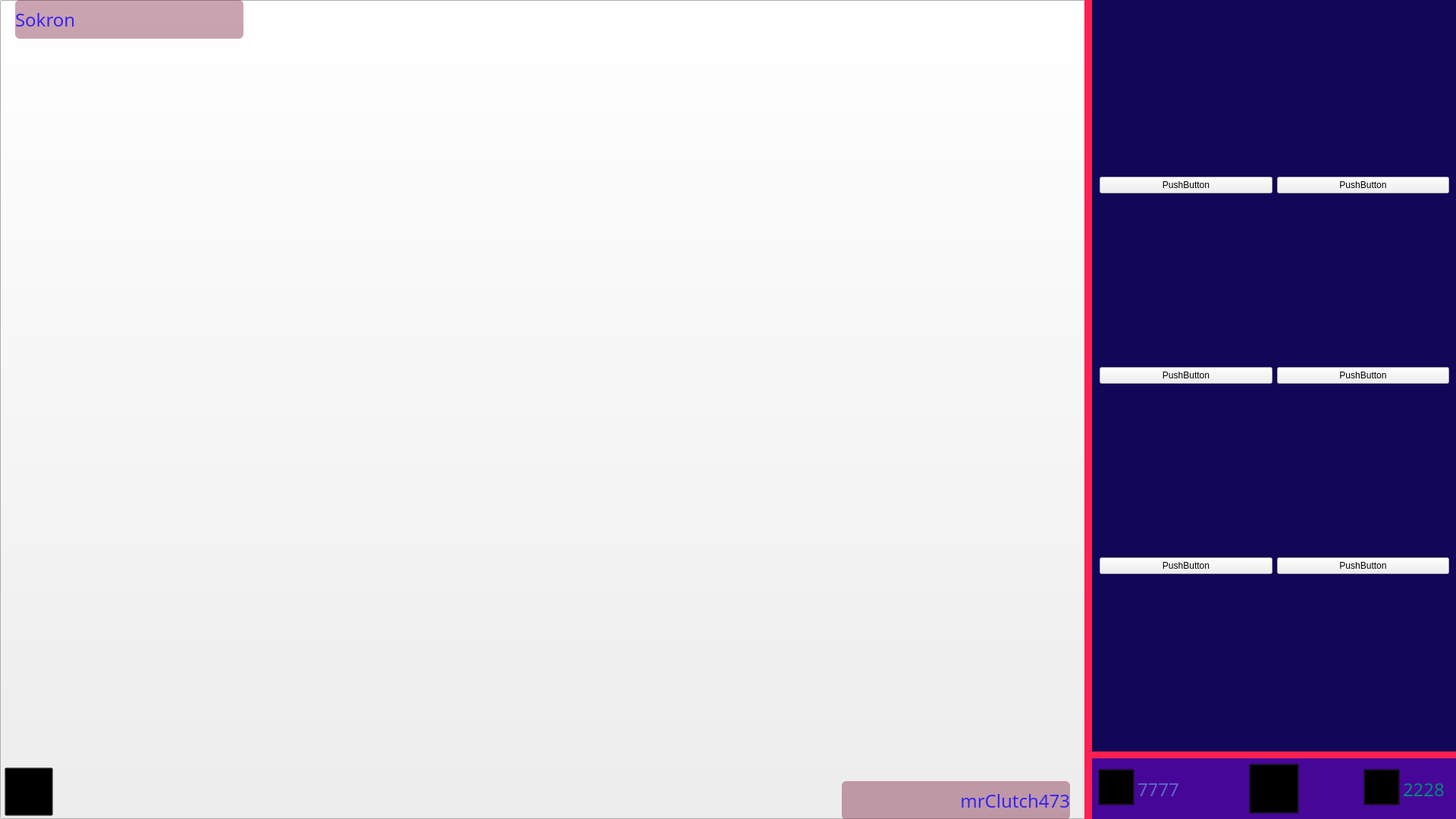
<?xml version="1.0" encoding="UTF-8"?>
<ui version="4.0">
 <class>Form</class>
 <widget class="QWidget" name="Form">
  <property name="geometry">
   <rect>
    <x>0</x>
    <y>0</y>
    <width>1920</width>
    <height>1080</height>
   </rect>
  </property>
  <property name="windowTitle">
   <string>Form</string>
  </property>
  <widget class="QPushButton" name="pushButton">
   <property name="geometry">
    <rect>
     <x>0</x>
     <y>0</y>
     <width>1920</width>
     <height>1080</height>
    </rect>
   </property>
   <property name="layoutDirection">
    <enum>Qt::RightToLeft</enum>
   </property>
   <property name="text">
    <string/>
   </property>
   <property name="icon">
    <iconset>
     <normaloff>FonKomp.png</normaloff>FonKomp.png</iconset>
   </property>
   <property name="iconSize">
    <size>
     <width>1920</width>
     <height>1080</height>
    </size>
   </property>
  </widget>
  <widget class="QLabel" name="label">
   <property name="geometry">
    <rect>
     <x>1440</x>
     <y>0</y>
     <width>480</width>
     <height>991</height>
    </rect>
   </property>
   <property name="styleSheet">
    <string notr="true">background-color: rgb(51, 0, 77);</string>
   </property>
   <property name="text">
    <string/>
   </property>
  </widget>
  <widget class="QLabel" name="label_2">
   <property name="geometry">
    <rect>
     <x>1440</x>
     <y>990</y>
     <width>481</width>
     <height>10</height>
    </rect>
   </property>
   <property name="styleSheet">
    <string notr="true">background-color: rgb(255, 32, 81);</string>
   </property>
   <property name="frameShape">
    <enum>QFrame::NoFrame</enum>
   </property>
   <property name="text">
    <string/>
   </property>
  </widget>
  <widget class="QLabel" name="label_5">
   <property name="geometry">
    <rect>
     <x>1440</x>
     <y>1000</y>
     <width>481</width>
     <height>81</height>
    </rect>
   </property>
   <property name="styleSheet">
    <string notr="true">
background-color: rgb(70, 7, 153);</string>
   </property>
   <property name="text">
    <string/>
   </property>
  </widget>
  <widget class="QLabel" name="label_6">
   <property name="geometry">
    <rect>
     <x>1430</x>
     <y>0</y>
     <width>10</width>
     <height>1081</height>
    </rect>
   </property>
   <property name="styleSheet">
    <string notr="true">background-color: rgb(255, 32, 81);</string>
   </property>
   <property name="frameShape">
    <enum>QFrame::NoFrame</enum>
   </property>
   <property name="text">
    <string/>
   </property>
  </widget>
  <widget class="QLabel" name="label_8">
   <property name="geometry">
    <rect>
     <x>20</x>
     <y>0</y>
     <width>301</width>
     <height>51</height>
    </rect>
   </property>
   <property name="font">
    <font>
     <family>OCR A Extended</family>
     <pointsize>18</pointsize>
    </font>
   </property>
   <property name="styleSheet">
    <string notr="true">background-color: rgb(121, 21, 55, 100);
color: rgb(55, 36, 243);
border-radius: 6px;</string>
   </property>
   <property name="text">
    <string>Sokron</string>
   </property>
  </widget>
  <widget class="QLabel" name="label_9">
   <property name="geometry">
    <rect>
     <x>1110</x>
     <y>1030</y>
     <width>301</width>
     <height>51</height>
    </rect>
   </property>
   <property name="font">
    <font>
     <family>OCR A Extended</family>
     <pointsize>18</pointsize>
    </font>
   </property>
   <property name="layoutDirection">
    <enum>Qt::LeftToRight</enum>
   </property>
   <property name="styleSheet">
    <string notr="true">background-color: rgb(121, 21, 55, 100);
color: rgb(55, 36, 243);
border-radius: 6px;</string>
   </property>
   <property name="text">
    <string>mrClutch473</string>
   </property>
   <property name="alignment">
    <set>Qt::AlignRight|Qt::AlignTrailing|Qt::AlignVCenter</set>
   </property>
  </widget>
  <widget class="QPushButton" name="pushButton_23">
   <property name="geometry">
    <rect>
     <x>6</x>
     <y>1012</y>
     <width>64</width>
     <height>64</height>
    </rect>
   </property>
   <property name="styleSheet">
    <string notr="true">background-color: transparent;</string>
   </property>
   <property name="text">
    <string/>
   </property>
   <property name="icon">
    <iconset>
     <normaloff>KompNastrIc.png</normaloff>KompNastrIc.png</iconset>
   </property>
   <property name="iconSize">
    <size>
     <width>64</width>
     <height>64</height>
    </size>
   </property>
  </widget>
  <widget class="QPushButton" name="pushButton_2">
   <property name="geometry">
    <rect>
     <x>1448</x>
     <y>1014</y>
     <width>48</width>
     <height>48</height>
    </rect>
   </property>
   <property name="styleSheet">
    <string notr="true">background-color: transparent;</string>
   </property>
   <property name="text">
    <string/>
   </property>
   <property name="icon">
    <iconset>
     <normaloff>kompManOsn.png</normaloff>kompManOsn.png</iconset>
   </property>
   <property name="iconSize">
    <size>
     <width>48</width>
     <height>48</height>
    </size>
   </property>
  </widget>
  <widget class="QPushButton" name="pushButton_15">
   <property name="geometry">
    <rect>
     <x>1647</x>
     <y>1007</y>
     <width>66</width>
     <height>66</height>
    </rect>
   </property>
   <property name="styleSheet">
    <string notr="true">background-color: transparent;</string>
   </property>
   <property name="text">
    <string/>
   </property>
   <property name="icon">
    <iconset>
     <normaloff>KompObnPlan.png</normaloff>KompObnPlan.png</iconset>
   </property>
   <property name="iconSize">
    <size>
     <width>66</width>
     <height>66</height>
    </size>
   </property>
  </widget>
  <widget class="QLabel" name="label_3">
   <property name="geometry">
    <rect>
     <x>1500</x>
     <y>1020</y>
     <width>61</width>
     <height>41</height>
    </rect>
   </property>
   <property name="font">
    <font>
     <family>OCR A Extended</family>
     <pointsize>18</pointsize>
    </font>
   </property>
   <property name="styleSheet">
    <string notr="true">color: rgb(92, 107, 192);</string>
   </property>
   <property name="text">
    <string>7777</string>
   </property>
  </widget>
  <widget class="QLabel" name="label_4">
   <property name="geometry">
    <rect>
     <x>1850</x>
     <y>1020</y>
     <width>61</width>
     <height>41</height>
    </rect>
   </property>
   <property name="font">
    <font>
     <family>OCR A Extended</family>
     <pointsize>18</pointsize>
    </font>
   </property>
   <property name="styleSheet">
    <string notr="true">color: rgb(0, 137, 123);</string>
   </property>
   <property name="text">
    <string>2228</string>
   </property>
  </widget>
  <widget class="QPushButton" name="pushButton_3">
   <property name="geometry">
    <rect>
     <x>1798</x>
     <y>1014</y>
     <width>48</width>
     <height>48</height>
    </rect>
   </property>
   <property name="styleSheet">
    <string notr="true">background-color: transparent;</string>
   </property>
   <property name="text">
    <string/>
   </property>
   <property name="icon">
    <iconset>
     <normaloff>KonpManVtor.png</normaloff>KonpManVtor.png</iconset>
   </property>
   <property name="iconSize">
    <size>
     <width>48</width>
     <height>48</height>
    </size>
   </property>
  </widget>
  <widget class="QWidget" name="gridLayoutWidget">
   <property name="geometry">
    <rect>
     <x>1450</x>
     <y>10</y>
     <width>461</width>
     <height>971</height>
    </rect>
   </property>
   <layout class="QGridLayout" name="gridLayout">
    <item row="0" column="0">
     <widget class="QPushButton" name="pushButton_4">
      <property name="minimumSize">
       <size>
        <width>100</width>
        <height>225</height>
       </size>
      </property>
      <property name="styleSheet">
       <string notr="true">background-color: transparent;</string>
      </property>
      <property name="text">
       <string/>
      </property>
      <property name="icon">
       <iconset>
        <normaloff>Kart1.png</normaloff>Kart1.png</iconset>
      </property>
      <property name="iconSize">
       <size>
        <width>149</width>
        <height>225</height>
       </size>
      </property>
     </widget>
    </item>
    <item row="0" column="1">
     <widget class="QPushButton" name="pushButton_5">
      <property name="minimumSize">
       <size>
        <width>100</width>
        <height>225</height>
       </size>
      </property>
      <property name="styleSheet">
       <string notr="true">background-color: transparent;</string>
      </property>
      <property name="text">
       <string/>
      </property>
      <property name="icon">
       <iconset>
        <normaloff>Kart2.png</normaloff>Kart2.png</iconset>
      </property>
      <property name="iconSize">
       <size>
        <width>149</width>
        <height>225</height>
       </size>
      </property>
     </widget>
    </item>
    <item row="0" column="2">
     <widget class="QPushButton" name="pushButton_6">
      <property name="minimumSize">
       <size>
        <width>100</width>
        <height>225</height>
       </size>
      </property>
      <property name="styleSheet">
       <string notr="true">background-color: transparent;</string>
      </property>
      <property name="text">
       <string/>
      </property>
      <property name="icon">
       <iconset>
        <normaloff>Kart3.png</normaloff>Kart3.png</iconset>
      </property>
      <property name="iconSize">
       <size>
        <width>149</width>
        <height>225</height>
       </size>
      </property>
     </widget>
    </item>
    <item row="1" column="0">
     <widget class="QPushButton" name="pushButton_16">
      <property name="minimumSize">
       <size>
        <width>100</width>
        <height>225</height>
       </size>
      </property>
      <property name="styleSheet">
       <string notr="true">background-color: transparent;</string>
      </property>
      <property name="text">
       <string/>
      </property>
      <property name="icon">
       <iconset>
        <normaloff>Kart4.png</normaloff>Kart4.png</iconset>
      </property>
      <property name="iconSize">
       <size>
        <width>149</width>
        <height>225</height>
       </size>
      </property>
     </widget>
    </item>
    <item row="1" column="1">
     <widget class="QPushButton" name="pushButton_7">
      <property name="minimumSize">
       <size>
        <width>100</width>
        <height>225</height>
       </size>
      </property>
      <property name="styleSheet">
       <string notr="true">background-color: transparent;</string>
      </property>
      <property name="text">
       <string/>
      </property>
      <property name="icon">
       <iconset>
        <normaloff>Kart5.png</normaloff>Kart5.png</iconset>
      </property>
      <property name="iconSize">
       <size>
        <width>149</width>
        <height>225</height>
       </size>
      </property>
     </widget>
    </item>
    <item row="2" column="0">
     <widget class="QPushButton" name="pushButton_8">
      <property name="minimumSize">
       <size>
        <width>100</width>
        <height>225</height>
       </size>
      </property>
      <property name="styleSheet">
       <string notr="true">background-color: transparent;</string>
      </property>
      <property name="text">
       <string/>
      </property>
      <property name="icon">
       <iconset>
        <normaloff>Kart7.png</normaloff>Kart7.png</iconset>
      </property>
      <property name="iconSize">
       <size>
        <width>149</width>
        <height>225</height>
       </size>
      </property>
     </widget>
    </item>
    <item row="2" column="1">
     <widget class="QPushButton" name="pushButton_10">
      <property name="minimumSize">
       <size>
        <width>100</width>
        <height>225</height>
       </size>
      </property>
      <property name="styleSheet">
       <string notr="true">background-color: transparent;</string>
      </property>
      <property name="text">
       <string/>
      </property>
      <property name="icon">
       <iconset>
        <normaloff>Kart8.png</normaloff>Kart8.png</iconset>
      </property>
      <property name="iconSize">
       <size>
        <width>149</width>
        <height>225</height>
       </size>
      </property>
     </widget>
    </item>
    <item row="3" column="0">
     <widget class="QPushButton" name="pushButton_11">
      <property name="minimumSize">
       <size>
        <width>100</width>
        <height>225</height>
       </size>
      </property>
      <property name="styleSheet">
       <string notr="true">background-color: transparent;</string>
      </property>
      <property name="text">
       <string/>
      </property>
      <property name="icon">
       <iconset>
        <normaloff>Kart10.png</normaloff>Kart10.png</iconset>
      </property>
      <property name="iconSize">
       <size>
        <width>149</width>
        <height>225</height>
       </size>
      </property>
     </widget>
    </item>
    <item row="3" column="1">
     <widget class="QPushButton" name="pushButton_13">
      <property name="minimumSize">
       <size>
        <width>100</width>
        <height>225</height>
       </size>
      </property>
      <property name="styleSheet">
       <string notr="true">background-color: transparent;</string>
      </property>
      <property name="text">
       <string/>
      </property>
      <property name="icon">
       <iconset>
        <normaloff>Kart11.png</normaloff>Kart11.png</iconset>
      </property>
      <property name="iconSize">
       <size>
        <width>149</width>
        <height>225</height>
       </size>
      </property>
     </widget>
    </item>
    <item row="3" column="2">
     <widget class="QPushButton" name="pushButton_14">
      <property name="minimumSize">
       <size>
        <width>100</width>
        <height>225</height>
       </size>
      </property>
      <property name="styleSheet">
       <string notr="true">background-color: transparent;</string>
      </property>
      <property name="text">
       <string/>
      </property>
      <property name="icon">
       <iconset>
        <normaloff>Kart12.png</normaloff>Kart12.png</iconset>
      </property>
      <property name="iconSize">
       <size>
        <width>149</width>
        <height>225</height>
       </size>
      </property>
     </widget>
    </item>
    <item row="2" column="2">
     <widget class="QPushButton" name="pushButton_12">
      <property name="minimumSize">
       <size>
        <width>100</width>
        <height>225</height>
       </size>
      </property>
      <property name="styleSheet">
       <string notr="true">background-color: transparent;</string>
      </property>
      <property name="text">
       <string/>
      </property>
      <property name="icon">
       <iconset>
        <normaloff>Kart9.png</normaloff>Kart9.png</iconset>
      </property>
      <property name="iconSize">
       <size>
        <width>149</width>
        <height>225</height>
       </size>
      </property>
     </widget>
    </item>
    <item row="1" column="2">
     <widget class="QPushButton" name="pushButton_9">
      <property name="minimumSize">
       <size>
        <width>100</width>
        <height>225</height>
       </size>
      </property>
      <property name="styleSheet">
       <string notr="true">background-color: transparent;</string>
      </property>
      <property name="text">
       <string/>
      </property>
      <property name="icon">
       <iconset>
        <normaloff>Kart6.png</normaloff>Kart6.png</iconset>
      </property>
      <property name="iconSize">
       <size>
        <width>149</width>
        <height>225</height>
       </size>
      </property>
     </widget>
    </item>
   </layout>
  </widget>
  <widget class="QLabel" name="label_7">
   <property name="geometry">
    <rect>
     <x>1440</x>
     <y>0</y>
     <width>480</width>
     <height>991</height>
    </rect>
   </property>
   <property name="styleSheet">
    <string notr="true">background-color: rgb(17, 6, 88);</string>
   </property>
   <property name="text">
    <string/>
   </property>
  </widget>
  <widget class="QWidget" name="gridLayoutWidget_2">
   <property name="geometry">
    <rect>
     <x>1450</x>
     <y>10</y>
     <width>461</width>
     <height>971</height>
    </rect>
   </property>
   <layout class="QGridLayout" name="gridLayout_2">
    <item row="0" column="1">
     <widget class="QPushButton" name="pushButton_18">
      <property name="text">
       <string>PushButton</string>
      </property>
     </widget>
    </item>
    <item row="0" column="0">
     <widget class="QPushButton" name="pushButton_17">
      <property name="text">
       <string>PushButton</string>
      </property>
     </widget>
    </item>
    <item row="1" column="1">
     <widget class="QPushButton" name="pushButton_19">
      <property name="text">
       <string>PushButton</string>
      </property>
     </widget>
    </item>
    <item row="1" column="0">
     <widget class="QPushButton" name="pushButton_20">
      <property name="text">
       <string>PushButton</string>
      </property>
     </widget>
    </item>
    <item row="2" column="0">
     <widget class="QPushButton" name="pushButton_21">
      <property name="text">
       <string>PushButton</string>
      </property>
     </widget>
    </item>
    <item row="2" column="1">
     <widget class="QPushButton" name="pushButton_22">
      <property name="text">
       <string>PushButton</string>
      </property>
     </widget>
    </item>
   </layout>
  </widget>
 </widget>
 <resources/>
 <connections/>
</ui>
